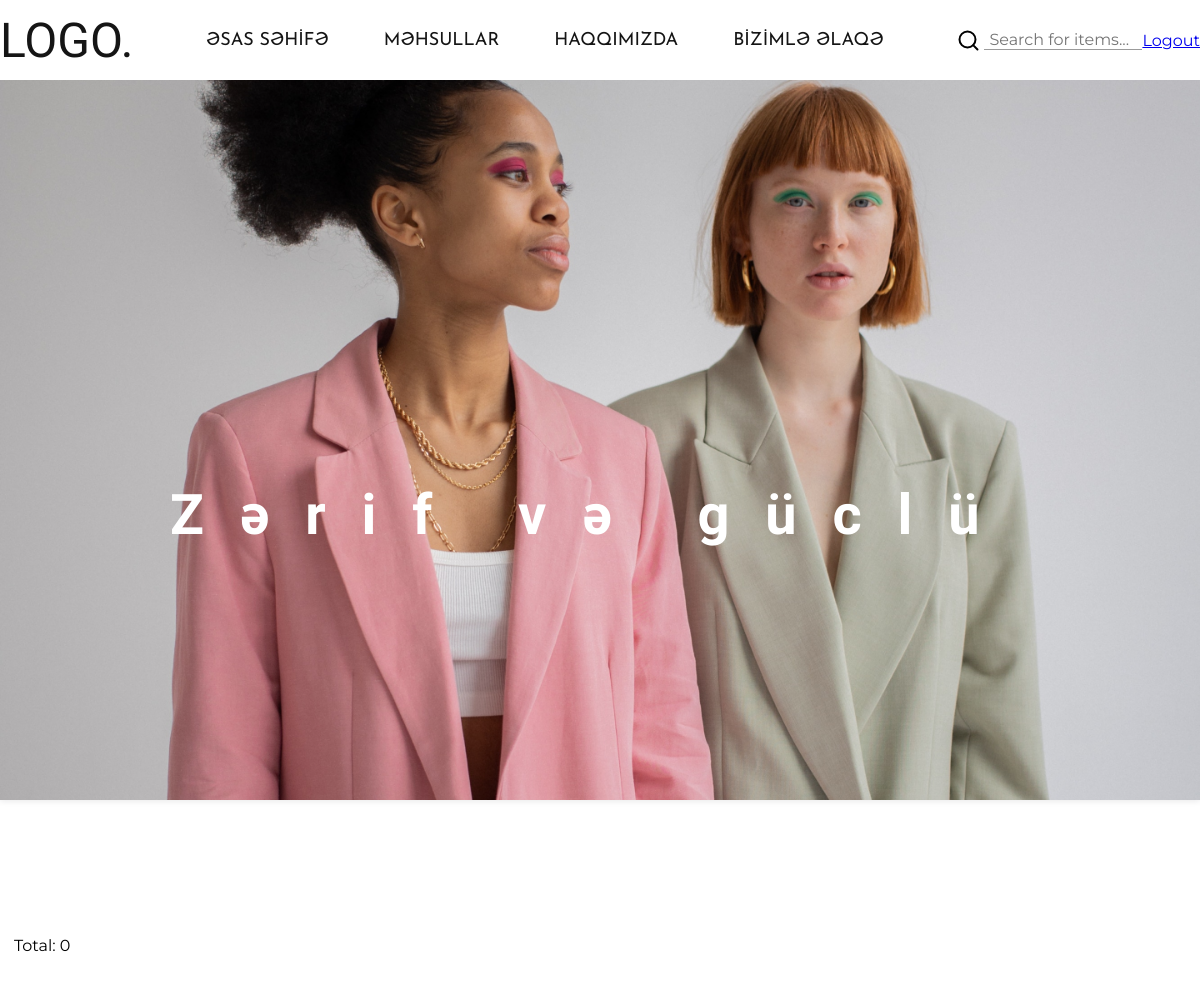
The app's page /tailor/mybasket/ (signed in), older data.
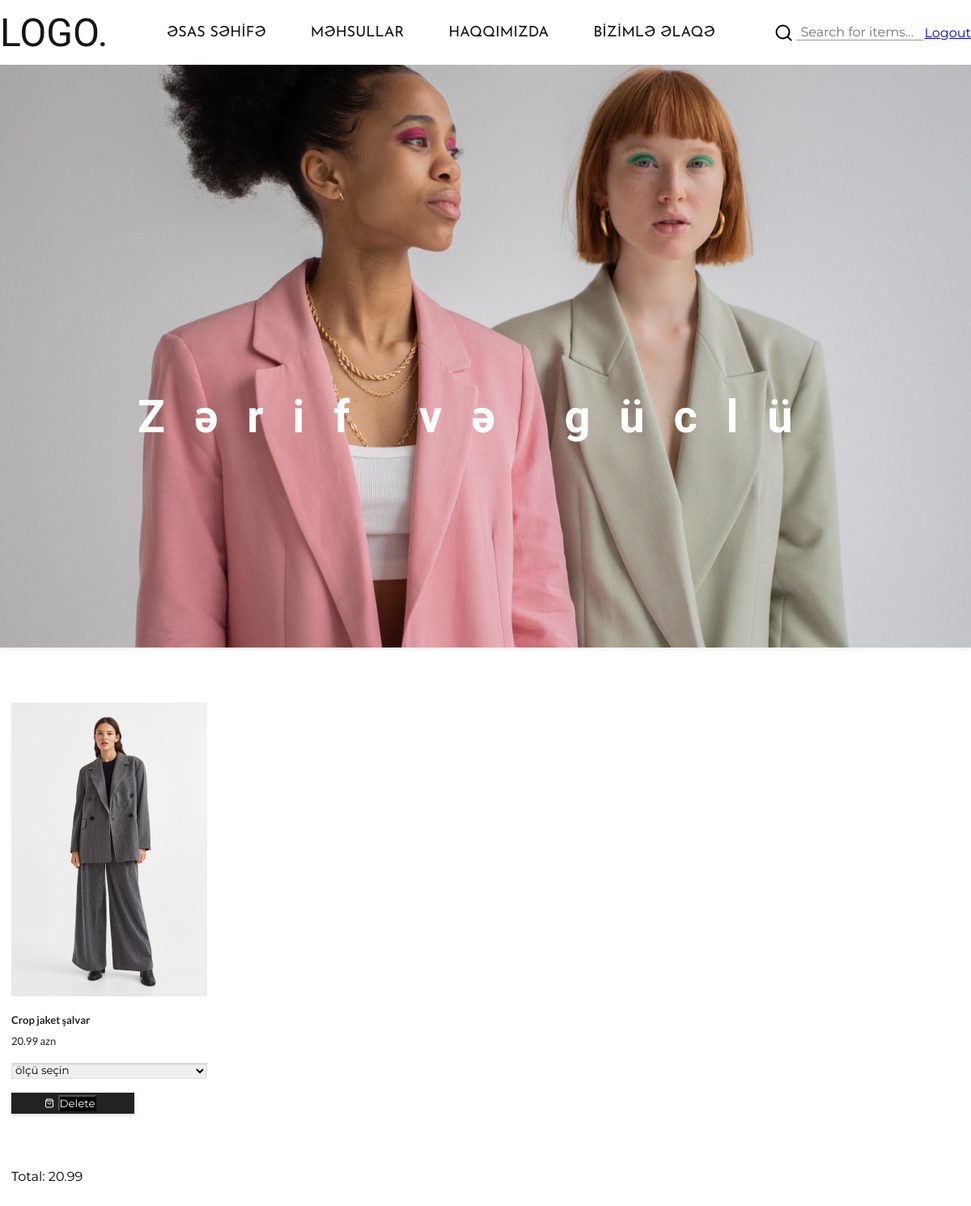
The same page, newer data.
### tailorApp/models.py (models this page shows, shortened)
class Mybasket(models.Model):
    user = models.ForeignKey(User,on_delete=models.CASCADE,related_name="user_basket_clothes")
    cloth = models.ForeignKey(ClothModel,on_delete=models.CASCADE,related_name="my_clothes")

class ClothModel(models.Model):
    name = models.CharField(max_length=120)
    price = models.FloatField(default=0)
    image = models.ImageField(upload_to="posters/")
    size = models.ManyToManyField(SizeModel,blank=True,null=True,related_name="clothes")

### tailorApp/views.py (the view, shortened to what this page needs)
# urls.py: path('mybasket/',views.MyBasketView.as_view(),name="mybasket")
class MyBasketView(View):
    def get(self,request,*args,**kwargs):
        if not request.user.is_authenticated:
            raise Http404
        mybaskets = Mybasket.objects.filter(
            user = request.user
        )
        total_price = 0
        for basket in mybaskets:
            total_price += basket.cloth.price
        context = {
            "mybaskets" : mybaskets,
            "total_price" : total_price,
        }
        return render(request,"mybasket.html",context)

### templates/mybasket.html (shortened to what this page needs)
{% extends 'base.html' %}
{% block content %}
<main>
    <section>
        <div class="grid_container">
            {% for basket in mybaskets %}
            <div class="grid_box">
                <img src="{{ basket.cloth.image.url }}" alt="img">
                <p class="title">{{ basket.cloth.name }}</p>
                <span class="price">{{ basket.cloth.price }} azn</span>
                <div class="select_size">
                    <select>
                        <option value="choose_size" class="choose_size">ölçü seçin</option>
                    </select>
                </div>
                <div class="basket">
                    <form method="POST">
                        <button type="submit" style="background-color: black; color:white; margin-left:5px;">Delete</button>
                    </form>
                </div>
            </div>
            {% endfor %}
        </div>
        <div class="grid_container">
            <p>Total: {{ total_price }}</p>
        </div>
    </section>
</main>
{% endblock %}

### templates/base.html (shortened to what this page needs)
<!DOCTYPE html>
<html lang="en">
<head>
    {% load static %}
    <link rel="stylesheet" href="{% static 'css/style.css' %}" />
    <link rel="stylesheet" href="https://cdnjs.cloudflare.com/ajax/libs/font-awesome/6.4.0/css/all.min.css"
 />
</head>
<body>
    <header>
        <div class="header_container">
            <div class="logo">
                <a href="#">LOGO.</a>
            </div>
            <nav>
                <ul class="nav_list">
                    <li><a href="{% url 'index' %}">ƏSAS SƏHİFƏ</a></li>
                    <li><a href="{% url 'index' %}">MƏHSULLAR</a></li>
                    <li><a href="#about">HAQQIMIZDA</a></li>
                    <li><a href="{% url 'contact' %}">BİZİMLƏ ƏLAQƏ</a></li>
                </ul>
            </nav>
            <div class="header_icons_container">
                <div class="input_icon">
                    <input type="text" placeholder="Search for items...">
                </div>
                {% if request.user.is_authenticated %}
                <a href="{% url 'logout' %}">Logout</a>
                {% endif %}
            </div>
        </div>
        <div class="header_background_image">
            <div class="header_background_content">
                <h1 class="head_slogan">Zərif və güclü</h1>
            </div>
        </div>
    </header>
    {% block content %}
    {% endblock %}
</body>

### static/css/style.css (style rules this page uses)
:root { --white: #fff; --black: #000; --logo--black : #151515; --title: #222222; --footer--back: #FAF6ED; --footer-p: #5F5F5F; --line: #D3D3D3; }
* { margin: 0; padding: 0; box-sizing: border-box; font-family: 'Montserrat', sans-serif; }
html { font-size: 10px; scroll-behavior: smooth; }
body { font-size: 1.6rem; }
header { height: 100vh; box-shadow: 0 1px 6px 0 rgba(32, 33, 36, 10%); }
.header_container { display: flex; max-width: 1270px; margin-left: auto; margin-right: auto; justify-content: space-between; align-items: center; height: 10vh; padding: 15px 0; }
.logo a { font-family: 'Leckerli One', cursive; font-size: 4.8rem; color: var(--logo--black); text-decoration: none; }
.nav_list { display: flex; gap: 55px; }
.nav_list li { list-style: none; position: relative; }
.nav_list li a { font-family: 'Josefin Sans', sans-serif; font-weight: 400; text-decoration: none; color: var(--logo--black); font-size: 1.8rem; }
.nav_list li a::after { content: ''; position: absolute; width: 0; left: 0; bottom: -5px; height: 3px; background: #e55472; transition: .5s; }
.header_icons_container { display: flex; align-items: center; }
.input_icon { border-radius: 4px; width: 186px; height: 31px; display: flex; align-items: center; cursor: pointer; }
.input_icon input { background: none; border-top: none; border-left: none; border-right: none; border-bottom: 1px solid #9b9b9b; margin-left: 3px; outline: none; font-size: 1.6rem; width: 85%; padding-left: 5px; padding-right: 5px; color: var(--black); }
.header_background_image { background: url('/static/images/head_image.png'); height: 90vh; background-repeat: no-repeat; background-position-y: top; background-size: cover; }
.header_background_content { max-width: 860px; margin: 0 auto; padding-top: 50vh; }
.head_slogan { font-family: 'Bona Nova'; font-weight: 700; font-size: 5.6rem; line-height: 125%; letter-spacing: 0.64em; color: var(--white); }
.grid_container { max-width: 1172px; margin: 68px auto; display: grid; grid-template-columns: repeat(auto-fill, minmax(242px, 1fr)); gap: 44px 68px; }
.grid_box { min-width: 242px; }
.grid_box img { width: 100%; }
.title { font-family: 'Lato'; font-style: normal; font-weight: 600; font-size: 1.3rem; line-height: 16px; color: var(--title); margin-top: 17px; margin-bottom: 8px; }
.price { font-family: 'Lato'; font-style: normal; font-weight: 400; font-size: 1.3rem; line-height: 16px; color: var(--title); }
.select_size { margin: 17px 0; }
.select_size select { width: 100%; border: 0.5px solid #E2E2E2; box-shadow: inset 0px 1px 2px rgba(0, 0, 0, 0.15); outline: none; }
.basket { display: flex; justify-content: center; align-items: center; width: 152px; height: 26px; padding: 5px 16px 5px 10px; background: var(--title); box-shadow: 0px 1px 4px rgba(56, 57, 67, 0.25); cursor: pointer; }

Row changes from the older to the newer data that the page shows:
added Mybasket: cloth.image (picture), cloth.name "Crop jaket şalvar", cloth.price "20.99"
Text that changed along with them:
{{ total_price }}: "0" → "20.99"
